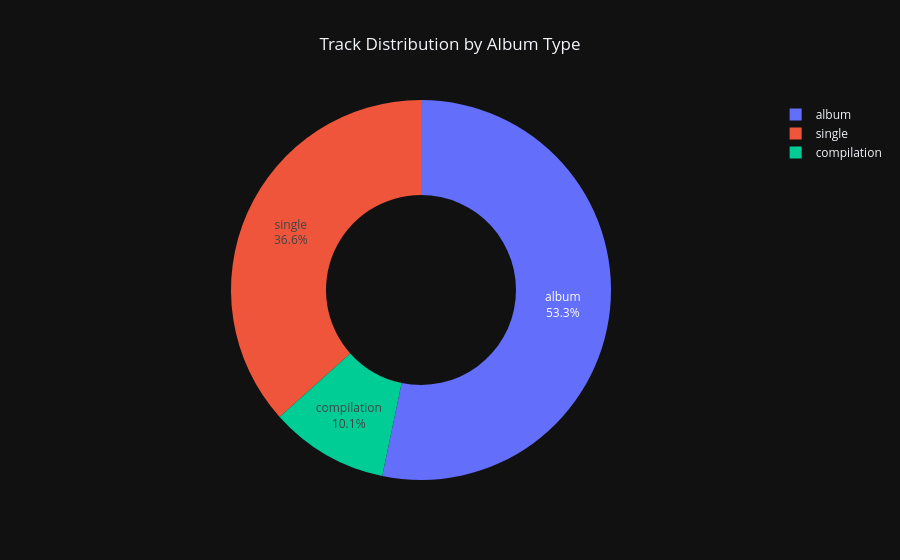

The cell this chart's notebook holds for it:
### Markdown cell above
##### Chart 3 — Donut Chart: Tracks by Album Type

### Code cell
album_counts = df['album_type'].value_counts().reset_index()
album_counts.columns = ['album_type', 'track_count']

fig3 = px.pie(
    album_counts,
    names='album_type',
    values='track_count',
    hole=0.5,
    title='Track Distribution by Album Type',
    template='plotly_dark'
)

fig3.update_traces(
    textinfo='percent+label',
    textposition='inside'
)
fig3.update_layout(title_x=0.5)

fig3.show()

### Figure 1 — Plotly figure (JSON) as saved in the notebook; plotly's stock layout.template omitted (floating-point values rounded to 4 significant figures)
{"data": [{"domain": {"x": [0, 1], "y": [0, 1]}, "hole": 0.5, "hovertemplate": "album_type=%{label}<br>track_count=%{value}<extra></extra>", "labels": ["album", "single", "compilation"], "legendgroup": "", "name": "", "showlegend": true, "textinfo": "percent+label", "textposition": "inside", "type": "pie", "values": [5327, 3664, 1009]}], "layout": {"legend": {"tracegroupgap": 0}, "title": {"text": "Track Distribution by Album Type", "x": 0.5}}}
